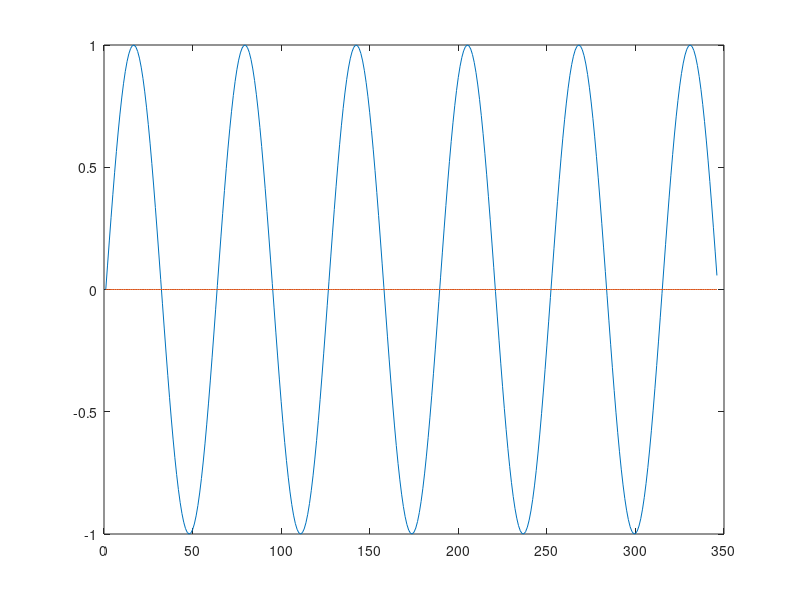

This chart was generated by the following MATLAB code: (Note: this script raises an error after producing the figure.)
%%% avalanche detection
%%% 27.11.2019.

%% function [av_duration, av_size] = avalanche_detection(m,theta)

% Input
%load('m_save.mat');
%x = smooth(m_save); % timeseries to be analized
t = 0:0.1:5.5*2*3.14;
x = sin(t);

% Parameters
theta = 0.0; % threshold
to = 0; % single avalanche start
summ = 0; % avalanche size variable
count = 0; % avalanche count
av_duration = [];
av_size = [];

% Loop
for it = 1:length(x)
    
    if x(it)>theta
        if to==0
            count = count + 1; % avalanche count
            to = it;
        end
        summ = summ + (x(it)-theta)*1;
    end
    
    % if currently inside an avalanche and it ends:
    % evaluated only if avalanche was detected but hasn?t yet finished (t~=0)
    if to~=0 && x(it)<theta
        t0(count) = to;
        tfin(count) = it;
        av_duration(count) = it-to;
        av_size(count) = summ;
        to = 0; % reset to zero
        summ = 0;
    end
    
end

% if last avalanche was not finished, reject/delete it
if to~=0
        count = count - 1;
end
 
%% Plot
figure(1)
plot(x)
hold on;
plot(theta*ones(size(x)),'-')
for it=1:count
    xline(t0(it),'b--',{num2str(it)});
    xline(tfin(it),'r--',{num2str(it)});
end

% Histograms
figure(3)
histogram(av_duration,100)
title('Avalanche duration histogram')
xlabel('avalanche duration')
figure(4)
histogram(av_size,100)
title('Avalanche size histogram')
xlabel('avalanche size')
figure(5)
scatter(av_duration,av_size)
title('Avalanche size vs. duration')
xlabel('avalanche duration')
ylabel('avalanche size')
